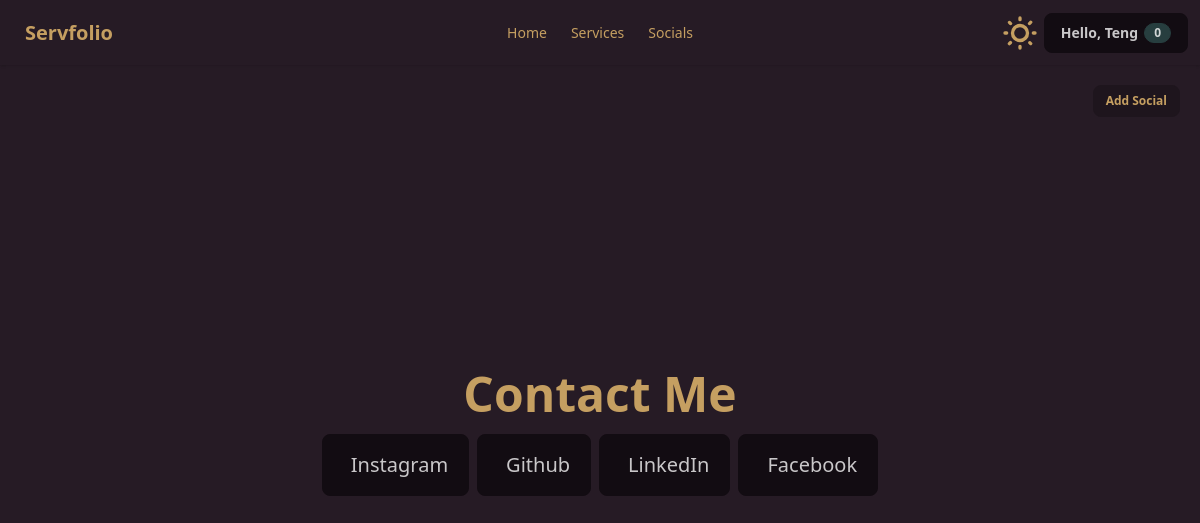
The app's page /servfolio/socials/Teng (signed in) with its own data.
### mysite/models.py (models this page shows, shortened)
class Social(models.Model):
    choices = {
        'Facebook': 'Facebook',
        'LinkedIn': 'LinkedIn',
        'Instagram': 'Instagram',
        'Github': 'Github',
        'X': 'X'
    }
    user = models.ForeignKey(User, on_delete=models.CASCADE, related_name='socials')
    name = models.CharField(max_length=255, choices=choices)
    url = models.URLField()

### mysite/views.py (the view)
# urls.py: path('servfolio/socials/<str:username>', SocialListView.as_view(), name='social'),
@method_decorator(login_required(login_url='login'), name='dispatch')
class SocialListView(ListView):
    model = Social
    template_name = 'portfolio/social.html'
    def get_queryset(self):
        self.owner = get_object_or_404(User, username=self.kwargs['username'])
        return Social.objects.filter(user=self.owner)
    def get_context_data(self, **kwargs):
        context = super().get_context_data(**kwargs)
        context['owner'] = self.owner
        context['social_form'] = SocialForm
        return context

### utils/context_processors.py (called while the page is built)
def get_inquiries(request):
    user = request.user
    count = 0
    if user.is_authenticated:
        inquiries_read = Inquiry.objects.filter(service__user=user, read=True)
        inquiries_unread = Inquiry.objects.filter(service__user=user, read=False)
        inquiries_sent = Inquiry.objects.filter(user = user)
        services = Service.objects.filter(user = user)
        for service in services:
            inquiries = Inquiry.objects.filter(service = service)
            for inquiry in inquiries:
                if inquiry.read == False:
                    count+=1
        return {
            'inquiry_unread_count' : count,
            'inquiries_unread' : inquiries_unread,
            'inquiries_read' : inquiries_read,
            'inquiries_sent' : inquiries_sent
        }
    return {}

def get_bookmarks(request):
    if request.user.is_authenticated:
        user = request.user
        bookmarks = Bookmark.objects.filter(user = user)
        return {
            'bookmarks' : bookmarks
        }
    return {}

def get_supports(request):
    if request.user.is_authenticated:
        user = request.user
        supports = Support.objects.filter(user = user)
        return {
            'supports' : supports
        }
    return {}

def get_owner(request, **kwargs):
    if 'username' in kwargs:
        owner = get_object_or_404(User, username=kwargs['username'])
        return {
            'owner': owner
        }
    return {}

### mysite/templates/portfolio/social.html (shortened to what this page needs)
{% extends 'base_portfolio.html' %}
{% load static %}
{% block body %}
<div class="flex-1 flex flex-col gap-4 relative">
    {% if request.user == owner %}
    <div class="absolute top-5 right-5 ">
        <button class="btn btn-sm" onclick="create_form_container.showModal()">
            Add Social
        </button>
    </div>
    {% endif %}
    <div class="flex-1 flex flex-col items-center justify-center gap-4">
        <p class="text-5xl font-bold">Contact Me</p>
        <div class="flex gap-2 flex-wrap justify-center">
            {% for social in object_list %}
            <div class="relative">
                {% if request.user == social.user %}
                <div class="dropdown dropdown-bottom  absolute top-1 right-0 dropdown-hover z-10">
                    <div tabindex="0" role="button" class="p-1">
                    </div>
                </div>
                {% endif %}
                <a href="{{social.url}}" class="cursor-pointer flex justify-center items-center gap-2 border-neutral px-5 py-4 border-1 rounded-lg w-fit text-xl bg-neutral">
                    <p class="text-neutral-content">{{ social.name }}</p>
                </a>
            </div>
            {% endfor %}
        </div>
    </div>
</div>
{% endblock %}

### mysite/templates/base_portfolio.html (shortened to what this page needs)
{% load static %}
<!DOCTYPE html>
<html lang="en" data-theme="coffee">
<head>
    <link href="{% static 'css/output.css' %}" rel="stylesheet">
    <link rel='stylesheet' href='https://cdn-uicons.flaticon.com/3.0.0/uicons-brands/css/uicons-brands.css'>
    <link rel='stylesheet' href='https://cdn-uicons.flaticon.com/3.0.0/uicons-bold-rounded/css/uicons-bold-rounded.css'>
</head>
<body>
    <div class="min-h-screen w-screen flex flex-col">
        <div class="navbar bg-base-100 shadow-sm sticky top-0 z-40">
        <div class="navbar-start">
            <a class="btn btn-ghost text-xl" href="{% url 'index' %}">Servfolio</a>
        </div>
        <div class="navbar-center hidden lg:flex">
            <ul class="menu menu-horizontal px-1">
            <li><a href="{% url 'portfolio' owner.username %}">Home</a></li>
            <li><a href="{% url 'service_user' owner.username %}">Services</a></li>
            {% if request.user == owner %}
                {% if owner.socials.all %}
                <li><a href="{% url 'social' owner.username %}">Socials</a></li>
                {% else %}
                <li><a href="{% url 'social_form' %}">Socials</a></li>
                {% endif %}
            {% else %}
            <li><a href="{% url 'social' owner.username %}">Socials</a></li>
            {% endif %}
            </ul>
        </div>
        <div class="navbar-end ">
            <label class="swap swap-rotate">
            <input type="checkbox" class="theme-controller" value="cupcake" id="theme-toggle"/>
            </label>
            {% if request.user.is_authenticated %}
            <div class="dropdown dropdown-bottom dropdown-end dropdown-hover hidden lg:block">
                <div tabindex="0" role="button" class="m-1 btn btn-neutral">Hello, {{ request.user.username }} <div class="badge badge-sm badge-secondary">{{ inquiry_unread_count }}</div></div>
            </div>
            {% else %}
            <a class="btn" href="{% url 'login' %}">Login</a>
            {% endif %}
        </div>
        </div>
        <div class="flex-1 flex flex-col relative">
            {% block body %}
            {% endblock %}
        </div>
    </div>
</body>
</html>

### records on screen
Social: name "Instagram"
Social: name "Github"
Social: name "LinkedIn"
Social: name "Facebook"

### other values on screen
{{ request.user.username }} "Teng"
{{ inquiry_unread_count }} "0"
